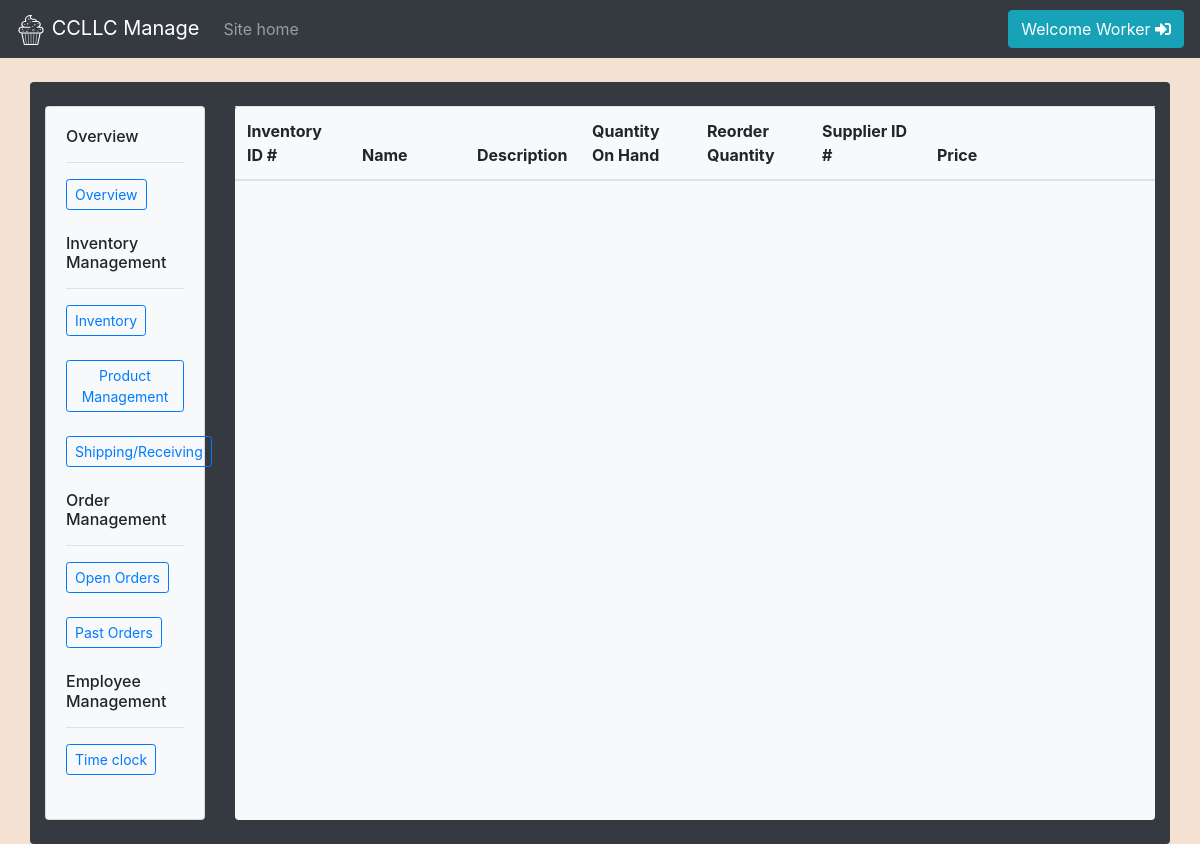
The app's page /manage/inventory.php (signed in), older data.
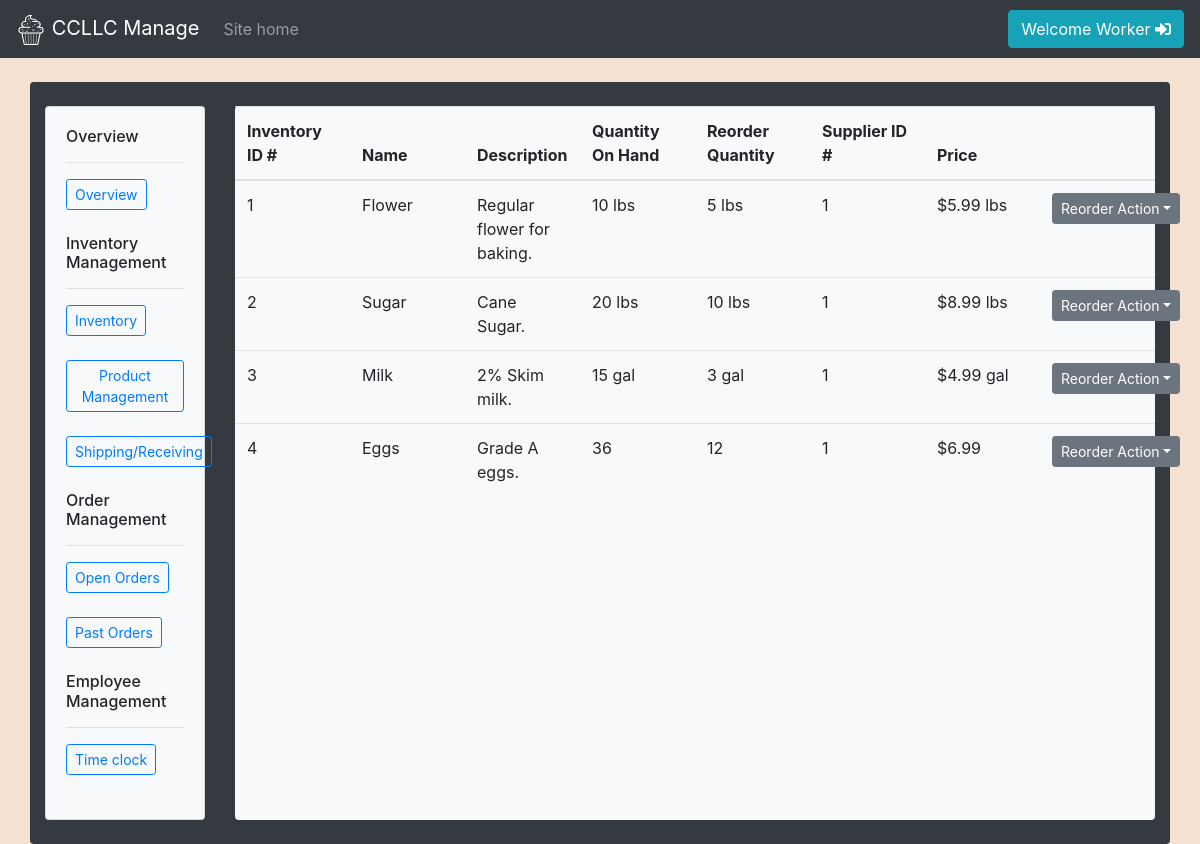
The same page, newer data.
### tables this page shows
CREATE TABLE invTest(
  inv_id int(10) NOT NULL AUTO_INCREMENT,
  name varchar(25) NOT NULL,
  description varchar(100) NOT NULL,
  quantity_on_hand int(10) NOT NULL,
  quantity_reorder int(10) NOT NULL,
  weight_unit varchar(20) NOT NULL,
  supplier_id int NOT NULL,
  price decimal(8,2) NOT NULL,
  PRIMARY KEY (inv_id)
);

### src/backend/db.php (called while the page is built, shortened)
<?php
class db{
  private $servername = "172.17.0.1";
  private $username = "webuser";
  private $userpass = "webpass";
  private $dbname = "ism452";
  private $conn;
  private function initConnection(){
    $this->conn = new mysqli($this->servername, $this->username, $this->userpass, $this->dbname);
  }
  public function queryDatabase($sqlStatement){
    $result = $this->conn->query($sqlStatement);
    return $result;
  }
}
?>

### src/manage/inventory.php (the view, shortened to what this page needs)
<!DOCTYPE html>
<html lang="en" dir="ltr">
  <head>
    <link rel="stylesheet" href="https://stackpath.bootstrapcdn.com/bootstrap/4.3.1/css/bootstrap.min.css">
    <link rel="stylesheet" href="https://use.fontawesome.com/releases/v5.7.2/css/all.css">
    <link rel="stylesheet" href="/css/master.css">
  </head>
  <body>
    <?php
      include 'manageTopNav.php';
    ?>
    <br>
    <div class="container-fluid bg-dark rounded" style="max-width:95% !important;">
      <br>
      <div class="row content">
        <div class="col-sm-2 sidenav">
          <?php include 'manageSideNav.php'; ?>
        </div>
        <div class="col-sm-10">
          <div class="container-fluid px-0 h-100 bg-light rounded" style="max-width:100% !important;">
            <div class="row">
              <div class="col">
                <table class="table table-hover">
                  <thead>
                    <tr>
                      <th scope="col">Inventory ID #</th>
                      <th scope="col">Name</th>
                      <th scope="col">Description</th>
                      <th scope="col">Quantity On Hand</th>
                      <th scope="col">Reorder Quantity</th>
                      <th scope="col">Supplier ID #</th>
                      <th scope="col">Price</th>
                      <th scope="col"></th>
                    </tr>
                  </thead>
                  <tbody>
                    <?php
                    include '../backend/db.php';
                    $db = new db;
                    $sql="SELECT * FROM invTest";
                    $result = $db->queryDatabase($sql);
                    if ($result->num_rows > 0) {
                      while($row = $result->fetch_assoc()) {
                        echo '
                        <tr>
                          <td>'.$row["inv_id"].'</td>
                          <td>'.$row["name"].'</td>
                          <td>'.$row["description"].'</td>
                          <td>'.$row["quantity_on_hand"]. " " . $row["weight_unit"] .'</td>
                          <td>'.$row["quantity_reorder"]. " " . $row["weight_unit"] .'</td>
                          <td>'.$row["supplier_id"].'</td>
                          <td>$'.$row["price"]. " " . $row["weight_unit"] .'</td>
                          <td>
                            <div class="dropdown">
                              <button class="btn btn-secondary btn-sm dropdown-toggle" id="reorder-action" data-toggle="dropdown">Reorder Action</button>
                              <div class="dropdown-menu">
                                <button class="dropdown-item">Reorder Automatically</button>
                                <button class="dropdown-item">Don\'t Reorder</button>
                                <button class="dropdown-item">Reorder Now</button>
                              </div>
                            </div>
                          </td>
                        </tr>
                        ';
                      }
                    }
                    ?>
                  </tbody>
                </table>
              </div>
            </div>
            </div>
          </div>
        </div>
        <br>
      </div>
  </body>
</html>

### src/manage/manageTopNav.php (shortened to what this page needs)
<nav class="navbar navbar-expand-md navbar-dark bg-dark">
  <a class="navbar-brand" href="../index.php">
    <img src="../img/logoWhite.svg" width="30" height="30" alt="logo">
    CCLLC Manage
  </a>
  <ul class="nav navbar-nav">
    <li><a class="nav-item nav-link" href="../index.php">Site home</a></li>
  </ul>
  <ul class="nav navbar-nav ml-auto">
    <li><a class="btn btn-info navbar-btn" href="../backend/logout.php" data-toggle="tooltip" data-placement="bottom" title="Logout">Welcome <?php echo $_COOKIE["emp"]; ?> <i class="fas fa-sign-in-alt"></i></a></li>
  </ul>
</nav>

### src/manage/manageSideNav.php (shortened to what this page needs)
<div class="card bg-light">
        <div class="card-body">
          <h6>Overview</h6>
          <hr>
          <a class="btn btn-outline-primary btn-sm" href="manage.php">Overview</a>
          <br>
          <br>
          <h6>Inventory Management</h6>
          <hr>
          <a class="btn btn-outline-primary btn-sm" href="inventory.php">Inventory</a>
          <br>
          <br>
          <a class="btn btn-outline-primary btn-sm" href="productMgt.php">Product Management</a>
          <br>
          <br>
          <a class="btn btn-outline-primary btn-sm" href="shipping.php">Shipping/Receiving</a>
          <br>
          <br>
          <h6>Order Management</h6>
          <hr>
          <a class="btn btn-outline-primary btn-sm" href="#">Open Orders</a>
          <br>
          <br>
          <a class="btn btn-outline-primary btn-sm" href="#">Past Orders</a>
          <br>
          <br>
          <h6>Employee Management</h6>
          <hr>
          <a class="btn btn-outline-primary btn-sm" href="timeclock.php">Time clock</a>
          <br>
          <br>
        </div>
      </div>

### src/css/master.css (style rules this page uses)
body { background-color: #f4e1d2; }
table { table-layout: fixed; }
.container-fluid { max-width: 80% !important; }

Row changes from the older to the newer data that the page shows:
added invtest: inv_id "1", name "Flower", description "Regular flower for baking.", quantity_on_hand "10", weight_unit "lbs", quantity_reorder "5", supplier "1", price "5.99"
added invtest: inv_id "2", name "Sugar", description "Cane Sugar.", quantity_on_hand "20", weight_unit "lbs", quantity_reorder "10", supplier "1", price "8.99"
added invtest: inv_id "3", name "Milk", description "2% Skim milk.", quantity_on_hand "15", weight_unit "gal", quantity_reorder "3", supplier "1", price "4.99"
added invtest: inv_id "4", name "Eggs", description "Grade A eggs.", quantity_on_hand "36", quantity_reorder "12", supplier "1", price "6.99"
